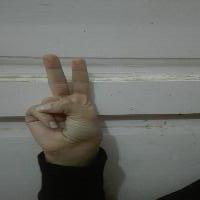
#> input picture assets/images/2.png, 200 x 200 px, given in place of the camera
$ python collect-data.py
#> lines starting #> are read from the running program, lines starting #| are printed output that depends on the picture; after the words box and inside, x2 and y2 are one past the last pixel; in counts of white or black regions, pixels touching at a corner belong together; pictures that were not available may be replaced by others from this repository, and a replacement may not be noted
import cv2
import numpy as np
import os

# Create the directory structure
if not os.path.exists("data"):
    os.makedirs("data")
    os.makedirs("data/train")
    os.makedirs("data/test")
    os.makedirs("data/train/0")
    os.makedirs("data/train/1")
    os.makedirs("data/train/2")
    os.makedirs("data/train/3")
    os.makedirs("data/train/4")
    os.makedirs("data/train/5")
    os.makedirs("data/train/A")
    os.makedirs("data/train/B")
    os.makedirs("data/train/G")
    os.makedirs("data/train/OK")
    os.makedirs("data/train/THUMBUP")
    os.makedirs("data/train/THUMBDOWN")
    os.makedirs("data/train/NONE")
    os.makedirs("data/train/DOUBT")
    os.makedirs("data/test/0")
    os.makedirs("data/test/1")
    os.makedirs("data/test/2")
    os.makedirs("data/test/3")
    os.makedirs("data/test/4")
    os.makedirs("data/test/5")
    os.makedirs("data/test/A")
    os.makedirs("data/test/B")
    os.makedirs("data/test/G")
    os.makedirs("data/test/OK")
    os.makedirs("data/test/THUMBUP")
    os.makedirs("data/test/THUMBDOWN")
    os.makedirs("data/test/NONE")
    os.makedirs("data/test/DOUBT")


# Train or test
mode = 'tRAIN'
directory = 'data/'+mode+'/'

# Use 0 for Default Camera or 1 ,2 ... for external camera
cap = cv2.VideoCapture(0)

while True:
    _, frame = cap.read()
#> frame is the input picture: shape (200, 200, 3); mean B, G, R 104.9, 109.4, 108.7

    # mirror image
    frame = cv2.flip(frame, 1)

    count = {'zero': len(os.listdir(directory+"/0")),
             'one': len(os.listdir(directory+"/1")),
             'two': len(os.listdir(directory+"/2")),
             'three': len(os.listdir(directory+"/3")),
             'four': len(os.listdir(directory+"/4")),
             'five': len(os.listdir(directory+"/5")),
             'A': len(os.listdir(directory+"/A")),
             'L': len(os.listdir(directory+"/L")),
             'B': len(os.listdir(directory + "/B")),
             'OK': len(os.listdir(directory+"/OK")),
             'THUMBUP': len(os.listdir(directory + "/THUMBUP")),
             'THUMBDOWN': len(os.listdir(directory + "/THUMBDOWN")),
             'NONE': len(os.listdir(directory + "/NONE")),
             'DOUBT': len(os.listdir(directory + "/DOUBT"))

             }

    cv2.putText(frame, "MODE : "+mode, (10, 50), cv2.FONT_HERSHEY_PLAIN, 1, (0,255,255), 1)
    cv2.putText(frame, "IMAGE COUNT", (10, 100), cv2.FONT_HERSHEY_PLAIN, 1, (0,255,255), 1)
    cv2.putText(frame, "ZERO : "+str(count['zero']), (10, 120), cv2.FONT_HERSHEY_PLAIN, 1, (0,255,255), 1)
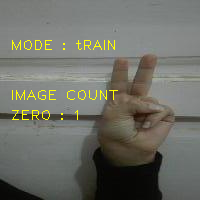
#> frame: shape (200, 200, 3); mean B, G, R 103.1, 111.3, 110.6
    cv2.putText(frame, "ONE : "+str(count['one']), (10, 140), cv2.FONT_HERSHEY_PLAIN, 1, (0,255,255), 1)
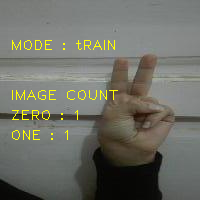
#> frame: shape (200, 200, 3); 0.24% of pixels changed, all inside (x1, y1, x2, y2) = (12, 130, 68, 140)
    cv2.putText(frame, "TWO : "+str(count['two']), (10, 160), cv2.FONT_HERSHEY_PLAIN, 1, (0,255,255), 1)
    cv2.putText(frame, "THREE : "+str(count['three']), (10, 180), cv2.FONT_HERSHEY_PLAIN, 1, (0,255,255), 1)
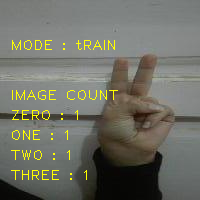
#> frame: shape (200, 200, 3); mean B, G, R 102.2, 112.5, 111.9
    cv2.putText(frame, "FOUR : "+str(count['four']), (10, 200), cv2.FONT_HERSHEY_PLAIN, 1, (0,255,255), 1)
    cv2.putText(frame, "FIVE : " + str(count['five']), (10, 220), cv2.FONT_HERSHEY_PLAIN, 1, (0, 255, 255), 1)
    cv2.putText(frame, "C : " + str(count['A']), (10, 240), cv2.FONT_HERSHEY_PLAIN, 1, (0, 255, 255), 1)
    cv2.putText(frame, "B : " + str(count['B']), (120, 240), cv2.FONT_HERSHEY_PLAIN, 1, (0, 255, 255), 1)
    cv2.putText(frame, "L : " + str(count['L']), (10, 260), cv2.FONT_HERSHEY_PLAIN, 1, (0, 255, 255), 1)
    cv2.putText(frame, "OK : " + str(count['OK']), (10, 280), cv2.FONT_HERSHEY_PLAIN, 1, (0, 255, 255), 1)
    cv2.putText(frame, "THUMBUP : " + str(count['THUMBUP']), (10, 300), cv2.FONT_HERSHEY_PLAIN, 1, (0, 255, 255), 1)
    cv2.putText(frame, "THUMBDOWN : " + str(count['THUMBDOWN']), (10, 320), cv2.FONT_HERSHEY_PLAIN, 1, (0, 255, 255), 1)
    cv2.putText(frame, "NONE : " + str(count['NONE']), (10, 340), cv2.FONT_HERSHEY_PLAIN, 1, (0, 255, 255), 1)
    cv2.putText(frame, "DOUBT : " + str(count['DOUBT']), (10, 360), cv2.FONT_HERSHEY_PLAIN, 1, (0, 255, 255), 1)

    x1 = int(0.5*frame.shape[1])
#> x1 = 100
    y1 = 10
    x2 = frame.shape[1]-10
#> x2 = 190
    y2 = int(0.5*frame.shape[1])
#> y2 = 100

    ##############################################

    #  ROI
    cv2.rectangle(frame, (x1-1, y1-1), (x2+1, y2+1), (255,0,0) ,1)
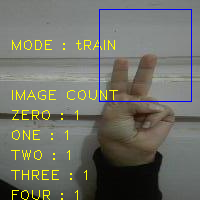
#> frame: shape (200, 200, 3); mean B, G, R 103.3, 111.9, 111.3
    roi = frame[y1:y2, x1:x2]
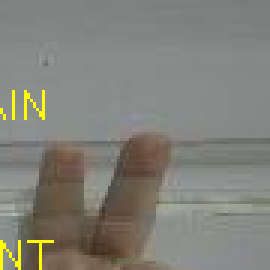
#> roi: shape (90, 90, 3) (shown 3 times larger); mean B, G, R 121.3, 128.9, 129.5
    roi = cv2.resize(roi, (128, 128))
#> roi: shape (128, 128, 3)

    cv2.imshow("Frame", frame)

    roi = cv2.cvtColor(roi, cv2.COLOR_BGR2GRAY)
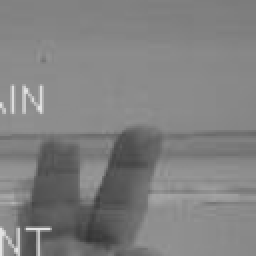
#> roi: shape (128, 128) (shown 2 times larger); min 51, max 226, mean 128.2
    _, roi = cv2.threshold(roi, 150, 255, cv2.THRESH_BINARY)
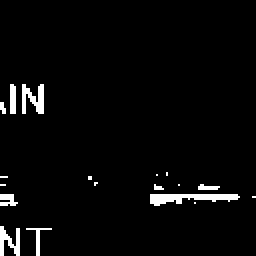
#> roi: shape (128, 128) (shown 2 times larger); 3.2% white; 18 white regions (11 under 20 px), largest, box (x1, y1, x2, y2) and area: (75, 97, 120, 103) 160, (11, 42, 22, 57) 101, (0, 113, 10, 128) 82
    cv2.imshow("ROI", roi)

    ##########################################

    interrupt = cv2.waitKey(10)
#> (key Esc is pressed here)
    if interrupt & 0xFF == 27: # esc key
        break
    if interrupt & 0xFF == ord('0'):
        cv2.imwrite(directory+'0/'+str(count['zero'])+'.jpg', roi)
    if interrupt & 0xFF == ord('1'):
        cv2.imwrite(directory+'1/'+str(count['one'])+'.jpg', roi)
    if interrupt & 0xFF == ord('2'):
        cv2.imwrite(directory+'2/'+str(count['two'])+'.jpg', roi)
    if interrupt & 0xFF == ord('3'):
        cv2.imwrite(directory+'3/'+str(count['three'])+'.jpg', roi)
    if interrupt & 0xFF == ord('4'):
        cv2.imwrite(directory+'4/'+str(count['four'])+'.jpg', roi)
    if interrupt & 0xFF == ord('5'):
        cv2.imwrite(directory+'5/'+str(count['five'])+'.jpg', roi)
    if interrupt & 0xFF == ord('A'):
        cv2.imwrite(directory+'A/'+str(count['A'])+'.jpg', roi)
    if interrupt & 0xFF == ord('B'):
        cv2.imwrite(directory + 'B/' + str(count['B']) + '.jpg', roi)
    if interrupt & 0xFF == ord('L'):
        cv2.imwrite(directory + 'L/' + str(count['L']) + '.jpg', roi)
    if interrupt & 0xFF == ord('O'):
        cv2.imwrite(directory + 'OK/' + str(count['OK']) + '.jpg', roi)
    if interrupt & 0xFF == ord('T'):
        cv2.imwrite(directory + 'THUMBUP/' + str(count['THUMBUP']) + '.jpg', roi)
    if interrupt & 0xFF == ord('D'):
        cv2.imwrite(directory + 'THUMBDOWN/' + str(count['THUMBDOWN']) + '.jpg', roi)
    if interrupt & 0xFF == ord('N'):
        cv2.imwrite(directory + 'NONE/' + str(count['NONE']) + '.jpg', roi)
    if interrupt & 0xFF == ord('.'):
        cv2.imwrite(directory + 'DOUBT/' + str(count['DOUBT']) + '.jpg', roi)
# Exit
cap.release()
cv2.destroyAllWindows()
